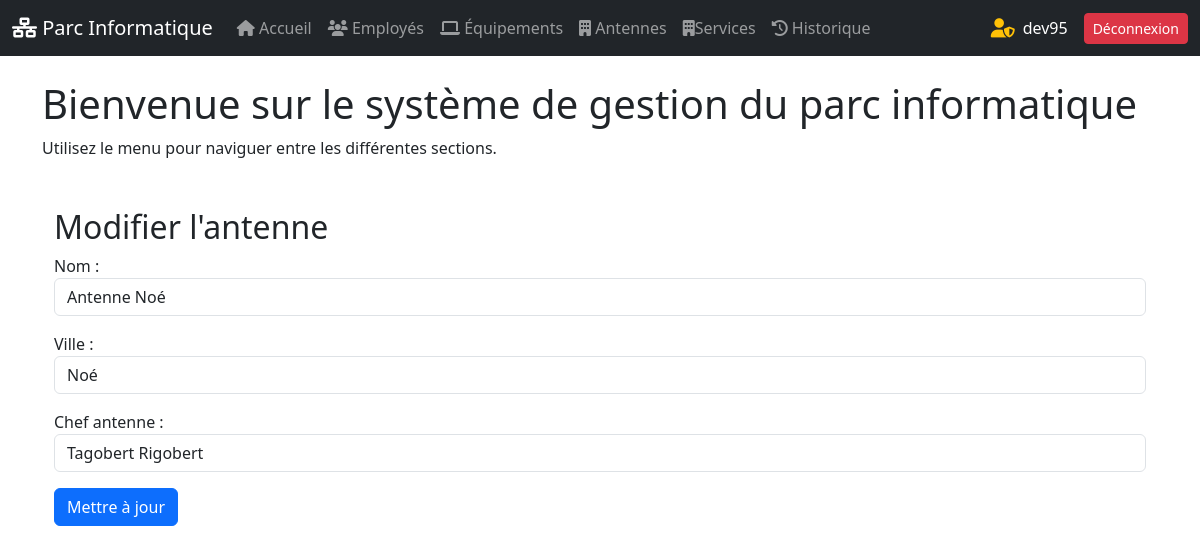
Screenshot of /antennes/1/edite (signed in) with the database file from the repository.
### gestion_parc/models.py (models this page shows, shortened)
class Antenne(models.Model):
    nom = models.CharField(max_length=100, unique=True)
    ville = models.CharField(max_length=100)
    chef_antenne = models.CharField(max_length=110, unique=True)

### gestion_parc/views.py (the view)
# urls.py: path('antennes/<int:id>/edite', views.modifier_antenne, name='modifier_antenne'),
@login_required
def modifier_antenne(request, id):
    antenne = get_object_or_404(Antenne, pk=id)
    if request.method == 'POST':
        form = AntenneForm(request.POST, instance=antenne)
        if form.is_valid():
            form.save()
            messages.success(request, "L'antenne à été modifié avec succès")
            return redirect('liste_antennes')
    else:
        form = AntenneForm(instance=antenne)
    return render(request, 'gestion_parc/modifier_antenne.html', {'form': form})

### gestion_parc/forms.py
class AntenneForm(forms.ModelForm):
    class Meta:
        model = Antenne
        fields = ["nom", "ville", "chef_antenne"]
        widgets = {
            'nom': forms.TextInput(attrs={'class': 'form-control'}),
            'ville': forms.TextInput(attrs={'class': 'form-control'}),
            'chef_antenne': forms.TextInput(attrs={'class': 'form-control'}),
        }

### gestion_parc/templates/gestion_parc/modifier_antenne.html (shortened to what this page needs)
{% extends "base.html" %}
{% block content %}
    <div class="container mt-5">
        <h2>Modifier l'antenne</h2>
        <form method="POST">
            {{ form.as_p }}
            <button type="submit" class="btn btn-primary">Mettre à jour</button>
        </form>
    </div>
{% endblock  %}

### templates/base.html (shortened to what this page needs)
{% load static %}
<!DOCTYPE html>
<html lang="fr">
<head>
    <link rel="stylesheet" href="{% static "css/dashbord.css" %}">
    <link rel="stylesheet" href="https://cdn.jsdelivr.net/npm/bootstrap@5.3.0/dist/css/bootstrap.min.css">
    <link rel="stylesheet" href="https://cdnjs.cloudflare.com/ajax/libs/font-awesome/6.4.0/css/all.min.css">
    <link rel="stylesheet" href="https://cdn.jsdelivr.net/npm/bootstrap@5.3.0/dist/css/bootstrap.min.css">
</head>
<body>
    <nav class="navbar navbar-expand-lg navbar-dark bg-dark">
        <div class="container-fluid">
            <a class="navbar-brand" href="{% url "home" %}">
                <i class="fas fa-network-wired"></i> Parc Informatique
            </a>
            <div class="collapse navbar-collapse" id="navbarNav">
                <ul class="navbar-nav me-auto">
                    {% if user.is_authenticated %}
                    <li class="nav-item">
                        <a class="nav-link" href="{% url "home" %}"><i class="fas fa-home"></i> Accueil</a>
                    </li>
                    <li class="nav-item">
                        <a class="nav-link" href="{% url "liste_employes" %}"><i class="fas fa-users"></i> Employés</a>
                    </li>
                    <li class="nav-item">
                        <a class="nav-link" href="{% url "liste_equipements" %}"><i class="fas fa-laptop"></i> Équipements</a>
                    </li>
                    <li class="nav-item">
                        <a class="nav-link" href="{% url "liste_antennes" %}"><i class="fas fa-building"></i> Antennes</a>
                    </li>
                    <li class="nav-item">
                        <a class="nav-link" href="{% url "liste_services" %}"><i class="fas fa-building"></i>Services</a>
                    </li>
                    <li class="nav-item">
                        <a class="nav-link" href="{% url "historique_list" %}"><i class="fas fa-history"></i> Historique</a>
                    </li>
                </ul>
                <div class="d-flex align-items-center">
                    {% if user.is_superuser %}
                        <i class="fa-solid fa-user-shield text-warning me-2" title="Administrateur connecté"></i>
                    {% else %}
                        <i class="fa-solid fa-user text-success me-2" title="Utilisateur connecté"></i>
                    {% endif %}
                        <span class="me-3">{{ user.username }}</span>
                        <a href="{% url 'deconnexion' %}" class="btn btn-danger btn-sm">Déconnexion</a>
                </div>
                {% else %}
                    <a href="{% url 'connexion' %}" class="btn btn-primary">Connexion</a>
                {% endif %}
            </div>
        </div>
    </nav>
    <div class="container mt-4">
        <h1>Bienvenue sur le système de gestion du parc informatique</h1>
        <p>Utilisez le menu pour naviguer entre les différentes sections.</p>
        {% block content %}{% endblock  %}
    </div>
</body>
</html>

### templates/base.html (style rules this page uses)
.fa-user-shield { font-size: 1.2rem; color: gold; }
span { color: #fff; }

### rows the page displays
Antenne: nom "Antenne Noé", ville "Noé", chef_antenne "Tagobert Rigobert"

### other values shown
{{ user.username }} "dev95"
